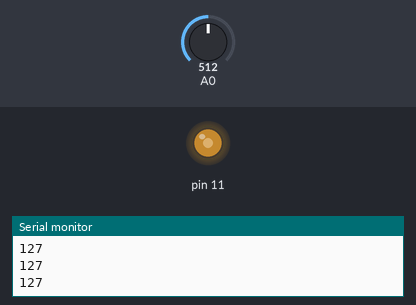
This sketch was run on a simulated Arduino Uno, built with avr-gcc and run on an emulated ATmega328P. Parts: output pins drawn as LEDs (lit = HIGH), the last lines printed to the serial monitor. The test bench sets the inputs (shaded band); at power-on: A0 = 512.

Above: at 1.2 s.
1.3 s: A0 set to 716
At 2.2 s:
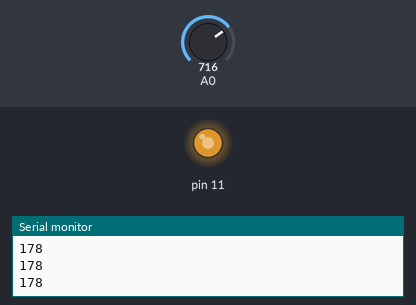
2.8 s: A0 set to 900
At 3.5 s:
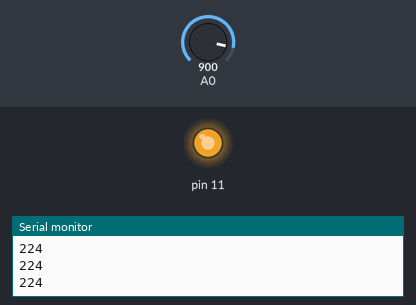
4.3 s: A0 set to 122
At 5.5 s:
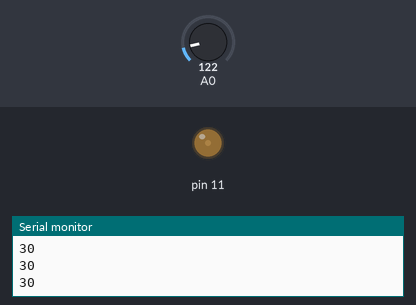
5.8 s: A0 set to 0
At 6.8 s:
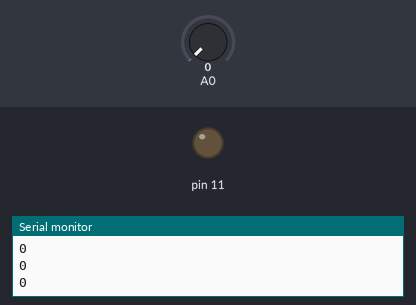
7.3 s: A0 set to 511
At 8.0 s:
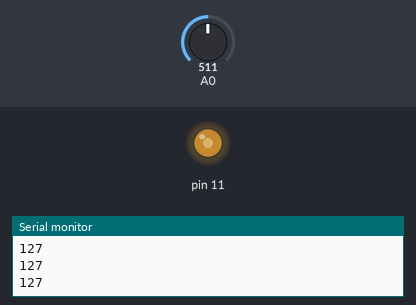
Timing chart, 0 to 9.8 s (numbered marks = the images above; inputs shaded):
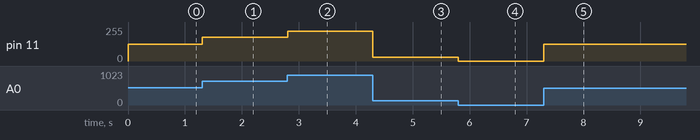

Measured:
- after the input at 1.3 s, pin 11: 127/255 → 178/255 at once
- after the input at 2.8 s, pin 11: 178/255 → 224/255 at once
- after the input at 4.3 s, pin 11: 224/255 → 30/255 at once
- after the input at 5.8 s, pin 11: 30/255 → 0/255 at once
- after the input at 7.3 s, pin 11: 0/255 → 127/255 at once

The sketch:

MotorTestmicroPWM.ino
```cpp
int m_InByte              = 0;             // stores incomming serial data
int m_Speed  = 0;
int m_Direction = 0;
int m_currentread = 0;
int m_Pot = 0;
int m_potcontrol = false;


void setup() {
  Serial.begin(9600);
  pinMode(11, OUTPUT);
}

void loop() {

  m_currentread = analogRead(A0);
  m_Pot = map(m_currentread, 0, 1023, 0, 255);
  analogWrite(11, m_Pot);


  Serial.println(m_Pot);

}
/*
void PotControl(){
while(1){
  m_currentread = analogRead(A5);
  m_Pot = map(m_currentread, 0, 1023, 0, 255);
  motor.setSpeed(m_Pot);
  Serial.print("Speed  =  ");
  Serial.println(m_Pot);

  if(Serial.available() > 0){          // If you want to see how many drops have passed and reset the counter, send anything in serial monitor except "r"
    m_InByte = Serial.read();
    if(m_InByte == 'm'){               // RESUME serial controls
      Serial.println("Speed  :  Serial Control");
      break;
    }
}
}
}
*/
```
